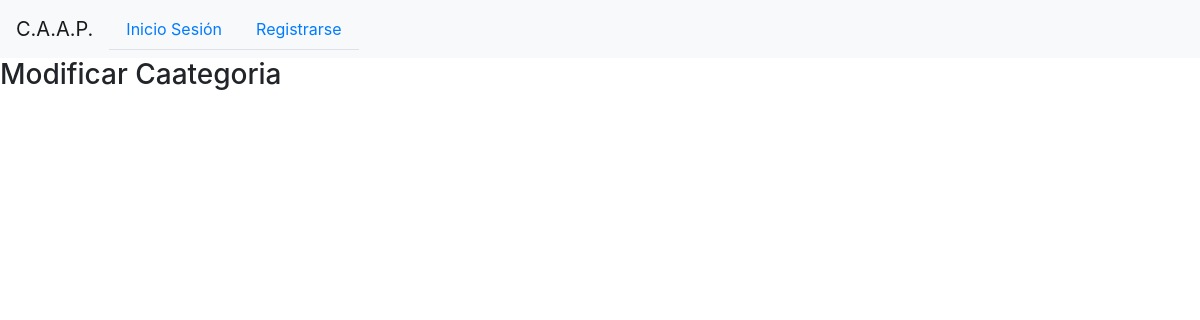
/modificar_categoria/cuarta, run on an earlier commit of the app's database.
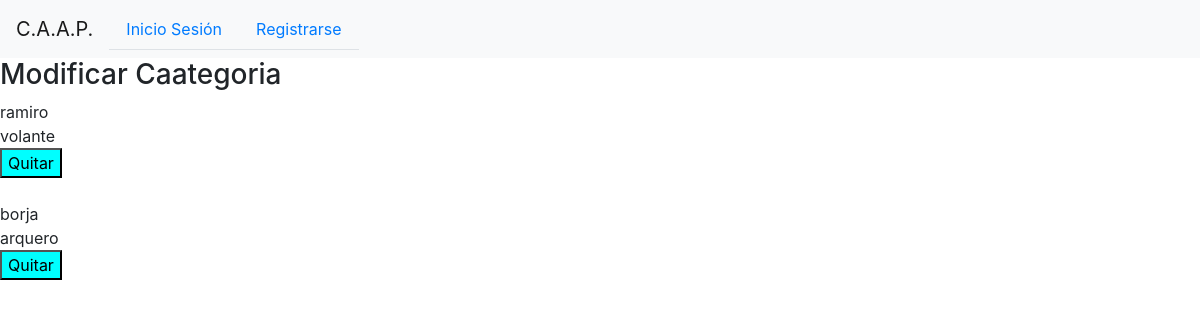
And on a later commit of the database.
### network/models.py (models this page shows, shortened)
class User(AbstractUser):
    categoria = models.CharField(max_length=100, null=True , blank=True)
    categoria_estado = models.BooleanField(default=False)
    mail_verificado = models.BooleanField(default= False)
    fecha_nacimiento = models.DateField(max_length=100,null=True)
    telefono1 = models.IntegerField(blank=True, null=True)
    telefono2 = models.IntegerField( blank=True, null=True)
    lesiones = models.CharField(max_length=10000, blank=True)
    enfermedades = models.CharField(max_length=10000, blank=True)
    genero = models.CharField(max_length=100,null=True)
    posicion = models.CharField(max_length=100,null=True)
    trayectoria = models.CharField(max_length=10000, blank=True)
    dni = models.IntegerField(null=True, unique=True)
    logeado_como = models.CharField(default="jugador", max_length=100)

### network/views.py (the view)
# urls.py: path("modificar_categoria/<str:categoria>", views.modificar_categoria , name="modificar_categoria"),
def modificar_categoria(request, categoria):
    if request.method == "GET":
        jugadores = User.objects.filter(logeado_como="jugador", categoria=categoria)
        return render(request , 'network/modificar_categoria.html', {
            "jugadores" : jugadores
        })

### network/templates/network/modificar_categoria.html
{% extends "network/layout.html" %}
{% load static %}
{% block body %}
    <h3> Modificar Caategoria</h3>
    {% for jugador in jugadores %}
    <div>
            <div>
                {{jugador.username}}
            </div>
            <div>
                {{jugador.posicion}}
            </div>
            {% if jugador.categoria_estado == 0 %}
                <div>
                    <button class="botones_a_categoria" data-id_user="{{jugador.id}}" id="agregar_jugador">Agregar</button>
                </div>
            {% else %}
                <div>
                    <button class="botones_a_categoria" data-id_user="{{jugador.id}}" id="agregar_jugador">Quitar</button>
                </div>
            {% endif %}
            <br>
    </div>
    {% endfor %}
{% endblock %}

What changed in the data, as far as the page shows it:
added User: username "ramiro", posicion "volante"
added User: username "borja", posicion "arquero"
